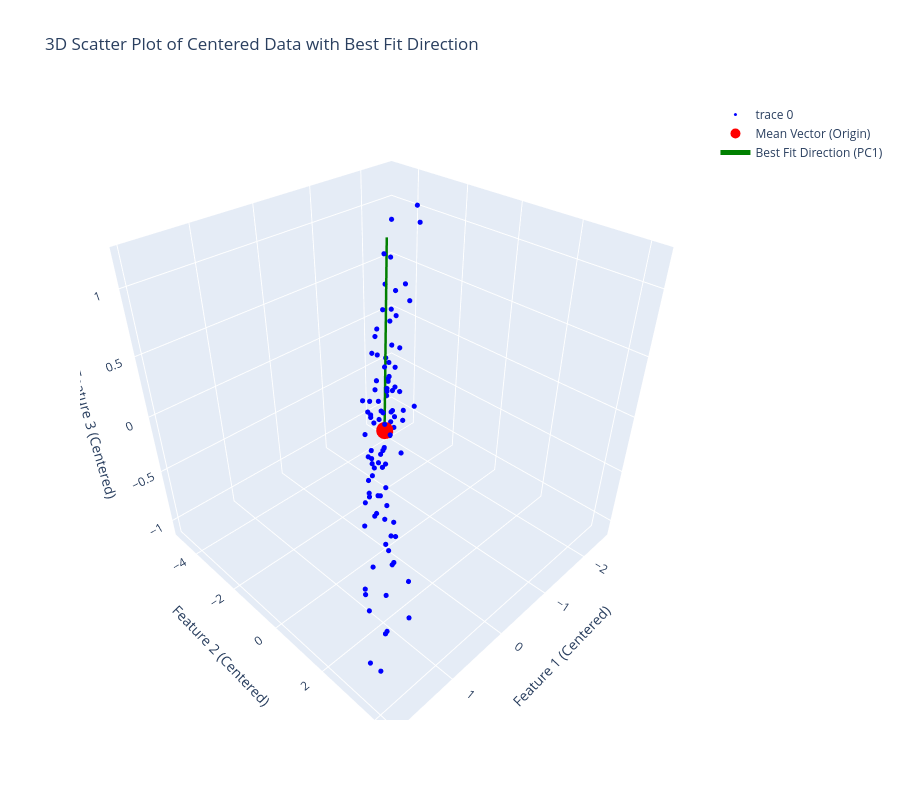

This figure's notebook cell:
### Code cell
# Show the best fit direction as a line in the 3D scatter plot of the centered data
fig_centered.add_trace(go.Scatter3d(
    x=[0, best_fit_direction[0] * 5],  # Scale the line for better visualization
    y=[0, best_fit_direction[1] * 5],
    z=[0, best_fit_direction[2] * 5],
    mode='lines',
    line=dict(color='green', width=5),
    name='Best Fit Direction (PC1)'
))
fig_centered.update_layout(title='3D Scatter Plot of Centered Data with Best Fit Direction')
fig_centered.show()
